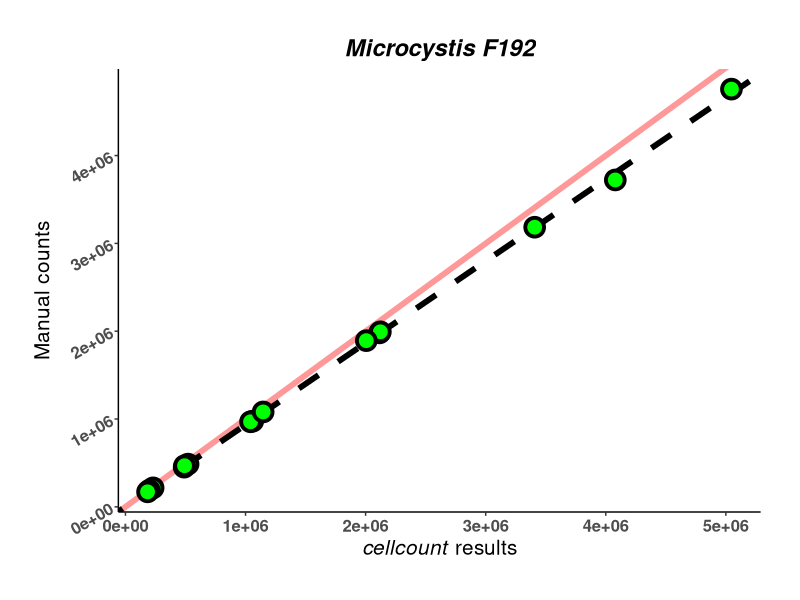
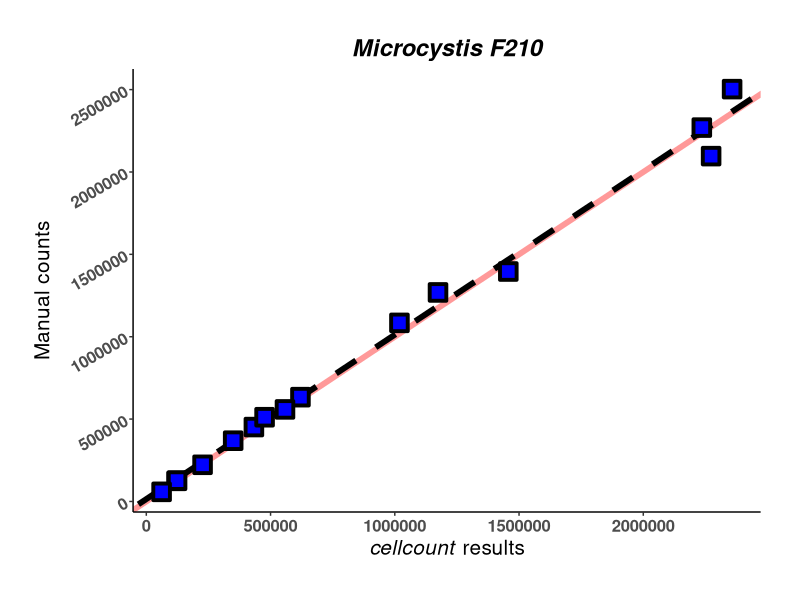
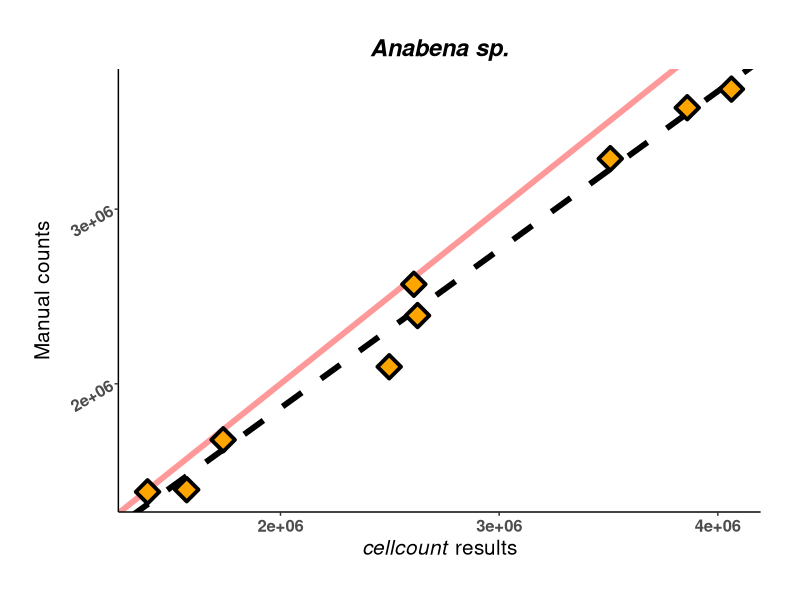
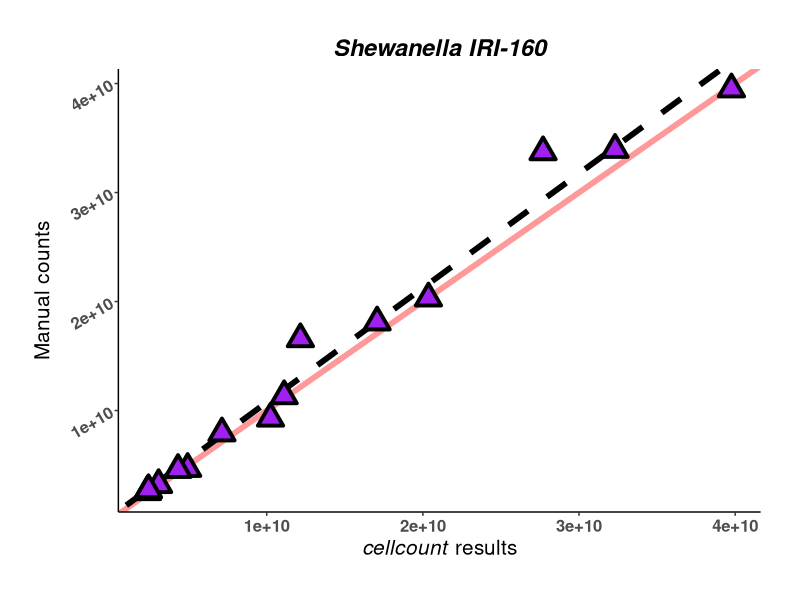
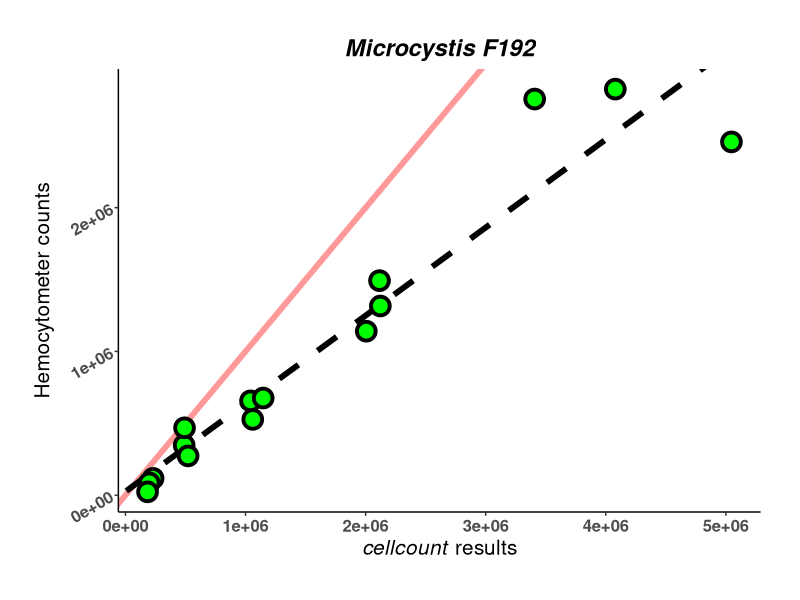
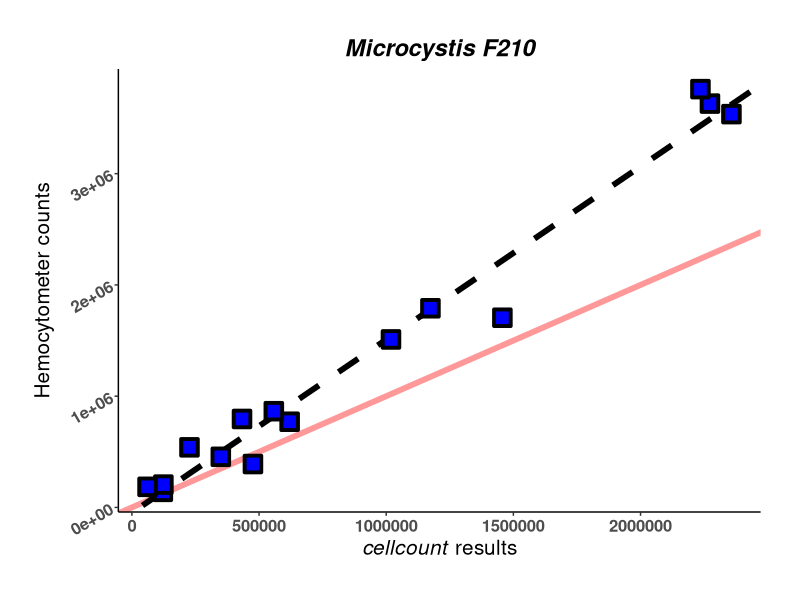
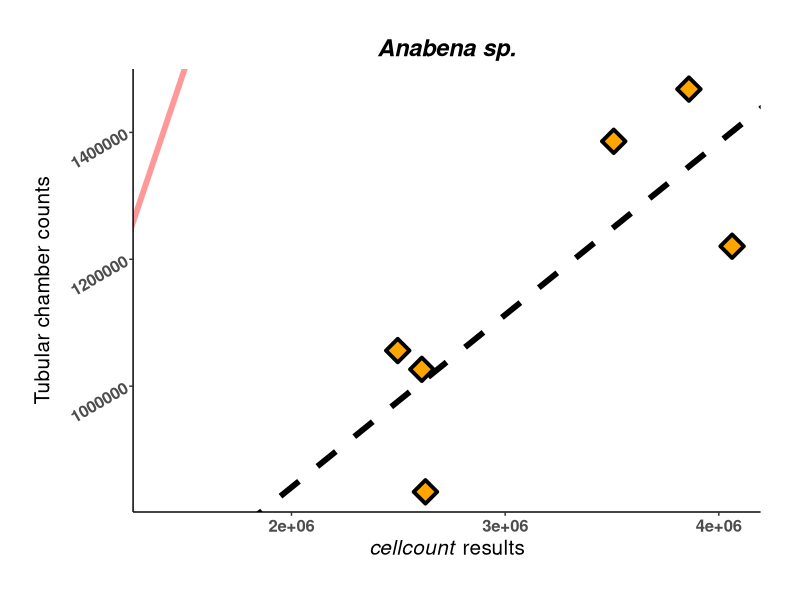
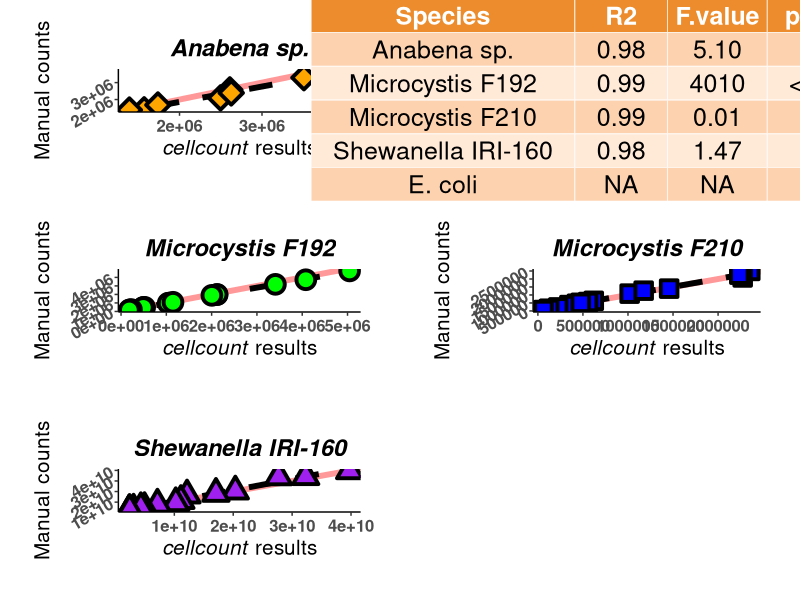

Reproduce these figures in R, in order.
library(ggplot2)
library(gridExtra)
library(ggpubr)

setwd("C:/Users/Tyler.Harman/Desktop/cellcount_work/cellcount_data/stat_code/")

RA<-read.csv("Regression_Analysis.csv",header=T)

RA_F192<-subset(RA,Species=="F192")
RA_F210<-subset(RA,Species=="F210")
RA_Anabena<-subset(RA,Species=="Anabena")
RA_Shewanella<-subset(RA,Species=="Shewanella")

RA_F192B<-RA_F192[-c(1:3),]
RA_F210B<-RA_F210[-c(1:3),]
RA_AnabenaB<-RA_Anabena[-c(1:3),]
RA_ShewanellaB<-RA_Shewanella[-c(1:3),]


data.lm1<-lm(Visual~Script,data=RA_F192)
summary(data.lm1)

F192<-ggplot(data=RA_F192, aes(x=Script,y=Visual))+
  theme_classic()+
  labs(x=expression(paste(italic("cellcount"), " results")))+
  labs(y="Manual counts")+
  labs(title="Microcystis F192")+
  theme(plot.title = element_text(face="bold.italic",size=17,hjust=0.5),
        axis.title.x = element_text(size=15),
        axis.title.y = element_text(size=15,vjust=2))+
  theme(axis.text.x = element_text(face = "bold",size = 12),
        axis.text.y = element_text(face = "bold",size = 12,angle=30),
        plot.margin=unit(c(1,1,1,1),"cm"))+
  geom_abline(slope=1,intercept=0,color="red",size=2,alpha=0.4)+
  geom_abline(slope=coef(data.lm1)[["Script"]],
              intercept=coef(data.lm1)[["(Intercept)"]],
              linetype=2,
              size=2)+
  geom_point(size=5,shape=21,colour="black",fill="green",stroke=2)
F192

data.lm2<-lm(Visual~Script,data=RA_F210)
summary(data.lm2)

F210<-ggplot(data=RA_F210, aes(x=Script,y=Visual))+
  theme_classic()+
  labs(x=expression(paste(italic("cellcount"), " results")))+
  labs(y="Manual counts")+
  labs(title="Microcystis F210")+
  theme(plot.title = element_text(face="bold.italic",size=17,hjust=0.5),
        axis.title.x = element_text(size=15),
        axis.title.y = element_text(size=15,vjust=2))+
  theme(axis.text.x = element_text(face = "bold",size = 12),
        axis.text.y = element_text(face = "bold",size = 12,angle=30),
        plot.margin=unit(c(1,1,1,1),"cm"))+
  geom_abline(slope=1,intercept=0,color="red",size=2,alpha=0.4)+
  geom_abline(slope=coef(data.lm2)[["Script"]],
              intercept=coef(data.lm2)[["(Intercept)"]],
              linetype=2,
              size=2)+
  geom_point(size=5,shape=22,colour="black",fill="blue",stroke=2)
F210

data.lm3<-lm(Visual~Script,data=RA_Anabena)
summary(data.lm3)

Anabena<-ggplot(data=RA_Anabena, aes(x=Script,y=Visual))+
  theme_classic()+
  labs(x=expression(paste(italic("cellcount"), " results")))+
  labs(y="Manual counts")+
  labs(title="Anabena sp.")+
  theme(plot.title = element_text(face="bold.italic",size=17,hjust=0.5),
        axis.title.x = element_text(size=15),
        axis.title.y = element_text(size=15,vjust=2))+
  theme(axis.text.x = element_text(face = "bold",size = 12),
        axis.text.y = element_text(face = "bold",size = 12,angle=30),
        plot.margin=unit(c(1,1,1,1),"cm"))+
  geom_abline(slope=1,intercept=0,color="red",size=2,alpha=0.4)+
  geom_abline(slope=coef(data.lm3)[["Script"]],
              intercept=coef(data.lm3)[["(Intercept)"]],
              linetype=2,
              size=2)+
  geom_point(size=5,shape=23,colour="black",fill="orange",stroke=2)
Anabena

data.lm4<-lm(Visual~Script,data=RA_Shewanella)
summary(data.lm4)

Shewanella<-ggplot(data=RA_Shewanella, aes(x=Script,y=Visual))+
  theme_classic()+
  labs(x=expression(paste(italic("cellcount"), " results")))+
  labs(y="Manual counts")+
  labs(title="Shewanella IRI-160")+
  theme(plot.title = element_text(face="bold.italic",size=17,hjust=0.5),
        axis.title.x = element_text(size=15),
        axis.title.y = element_text(size=15,vjust=2))+
  theme(axis.text.x = element_text(face = "bold",size = 12),
        axis.text.y = element_text(face = "bold",size = 12,angle=30),
        plot.margin=unit(c(1,1,1,1),"cm"))+
  geom_abline(slope=1,intercept=0,color="red",size=2,alpha=0.4)+
  geom_abline(slope=coef(data.lm4)[["Script"]],
              intercept=coef(data.lm4)[["(Intercept)"]],
              linetype=2,
              size=2)+
  geom_point(size=5,shape=24,colour="black",fill="purple",stroke=2)
Shewanella


set.seed(1)
stats<-data.frame(Species=rep(c('  Anabena sp.  ','  Microcystis F192  ',
                                '  Microcystis F210  ','  Shewanella IRI-160  ',
                                '  E. coli  ')),
                  R2=rep(c('  0.98  ','  0.99  ','  0.99  ','  0.98  ','NA')),
                  F.value=rep(c('  5.10  ','  4010  ','  0.01  ','  1.47  ','NA')),
                  p.value=rep(c('  0.06  ','  <0.001  ','  0.92  ','  0.24  ','NA')))
stat.table<-ggtexttable(stats,rows=NULL,
                        theme=ttheme("mOrange",base_size = 18))
stat.table<-stat.table%>%
  table_cell_font(row = 2, column = 4, face = "bold",size=18)%>%
  table_cell_font(row = 4, column = 4, face = "bold",size=18)%>%
  table_cell_font(row = 5, column = 4, face = "bold",size=18)

tiff("RA_Analysis1.tiff", height = 32, width = 30, units = 'cm', 
     compression = "lzw", res = 300)
grid.arrange(Anabena,F192,F210,stat.table,Shewanella,
             ncol=2,nrow=4,
             layout_matrix=rbind(c(1,4),
                                 c(2,3),
                                 c(5,NA),
                                 c(NA,NA)))
dev.off()





data.lm5<-lm(Microscope~Script,data=RA_F192)
summary(data.lm5)

F192_M<-ggplot(data=RA_F192, aes(x=Script,y=Microscope))+
  theme_classic()+
  labs(x=expression(paste(italic("cellcount"), " results")))+
  labs(y="Hemocytometer counts")+
  labs(title="Microcystis F192")+
  theme(plot.title = element_text(face="bold.italic",size=17,hjust=0.5),
        axis.title.x = element_text(size=15),
        axis.title.y = element_text(size=15,vjust=2))+
  theme(axis.text.x = element_text(face = "bold",size = 12),
        axis.text.y = element_text(face = "bold",size = 12,angle=30),
        plot.margin=unit(c(1,1,1,1),"cm"))+
  geom_abline(slope=1,intercept=0,color="red",size=2,alpha=0.4)+
  geom_abline(slope=coef(data.lm5)[["Script"]],
              intercept=coef(data.lm5)[["(Intercept)"]],
              linetype=2,
              size=2)+
  geom_point(size=5,shape=21,colour="black",fill="green",stroke=2)
F192_M

data.lm6<-lm(Microscope~Script,data=RA_F210)
summary(data.lm6)

F210_M<-ggplot(data=RA_F210, aes(x=Script,y=Microscope))+
  theme_classic()+
  labs(x=expression(paste(italic("cellcount"), " results")))+
  labs(y="Hemocytometer counts")+
  labs(title="Microcystis F210")+
  theme(plot.title = element_text(face="bold.italic",size=17,hjust=0.5),
        axis.title.x = element_text(size=15),
        axis.title.y = element_text(size=15,vjust=2))+
  theme(axis.text.x = element_text(face = "bold",size = 12),
        axis.text.y = element_text(face = "bold",size = 12,angle=30),
        plot.margin=unit(c(1,1,1,1),"cm"))+
  geom_abline(slope=1,intercept=0,color="red",size=2,alpha=0.4)+
  geom_abline(slope=coef(data.lm6)[["Script"]],
              intercept=coef(data.lm6)[["(Intercept)"]],
              linetype=2,
              size=2)+
  geom_point(size=5,shape=22,colour="black",fill="blue",stroke=2)
F210_M

data.lm7<-lm(Microscope~Script,data=RA_Anabena)
summary(data.lm7)

Anabena_M<-ggplot(data=RA_Anabena, aes(x=Script,y=Microscope))+
  theme_classic()+
  labs(x=expression(paste(italic("cellcount"), " results")))+
  labs(y="Tubular chamber counts")+
  labs(title="Anabena sp.")+
  theme(plot.title = element_text(face="bold.italic",size=17,hjust=0.5),
        axis.title.x = element_text(size=15),
        axis.title.y = element_text(size=15,vjust=2))+
  theme(axis.text.x = element_text(face = "bold",size = 12),
        axis.text.y = element_text(face = "bold",size = 12,angle=30),
        plot.margin=unit(c(1,1,1,1),"cm"))+
  geom_abline(slope=1,intercept=0,color="red",size=2,alpha=0.4)+
  geom_abline(slope=coef(data.lm7)[["Script"]],
              intercept=coef(data.lm7)[["(Intercept)"]],
              linetype=2,
              size=2)+
  geom_point(size=5,shape=23,colour="black",fill="orange",stroke=2)
Anabena_M

set.seed(2)
stats1<-data.frame(Species=rep(c('  Anabena sp.  ','  Microcystis F192  ',
                                '  Microcystis F210  ')),
                  R2=rep(c('  NA  ','  0.91  ','  0.97  ')),
                  F.value=rep(c('NA','  60.16  ','  60.91  ')),
                  p.value=rep(c('NA','  <0.001  ','  <0.001  ')))
stat.table1<-ggtexttable(stats1,rows=NULL,
                        theme=ttheme("mOrange",base_size = 18))

tiff("RA_Analysis2.tiff", height = 30, width = 30, units = 'cm', 
     compression = "lzw", res = 300)
grid.arrange(F192_M,F210_M,stat.table1,Anabena_M,
             ncol=2,nrow=2,
             layout_matrix=rbind(c(4,3),
                                 c(1,2)))
dev.off()
